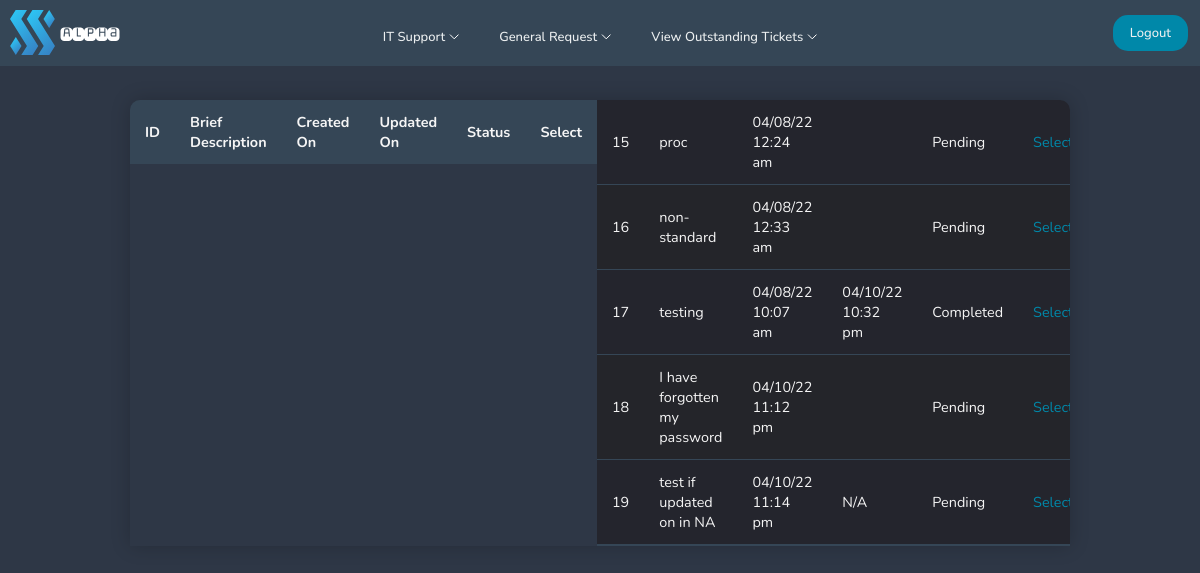
/pages/user-view-general-tickets.php (signed in), run on an earlier commit of the app's database.
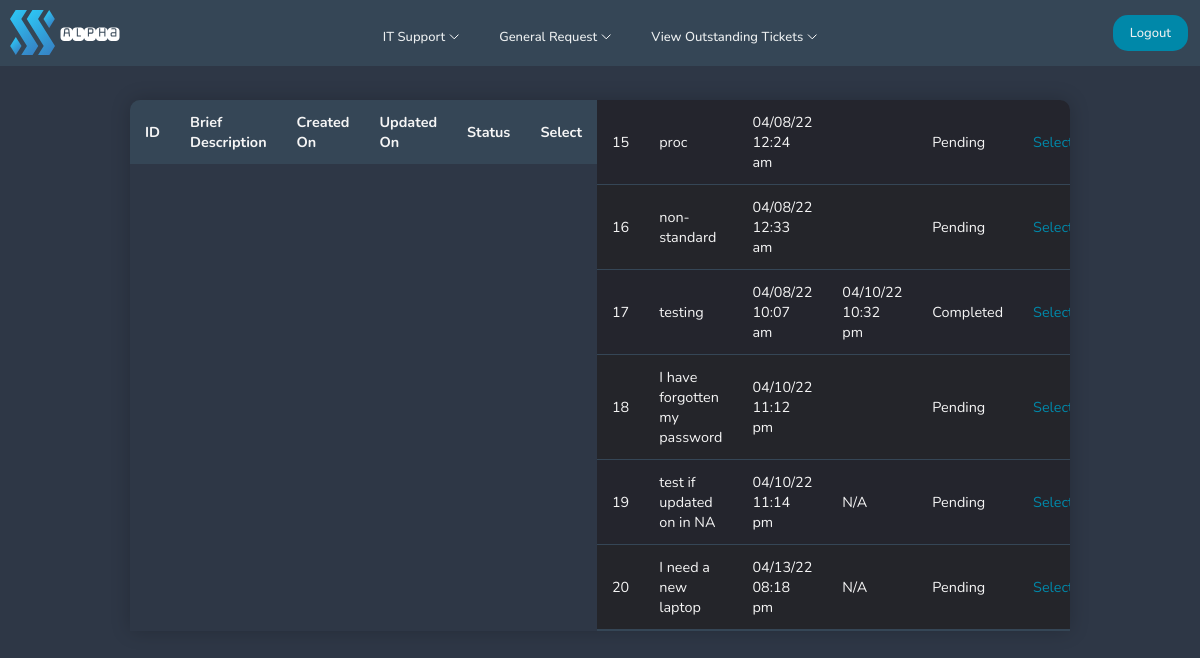
And on a later commit of the database.
### tables this page shows
CREATE TABLE "requestticket" (
	"id"	INTEGER,
	"user"	INTEGER,
	"type"	TEXT,
	"request"	TEXT,
	"brief"	TEXT,
	"full"	TEXT,
	"status"	TEXT,
	"createdon"	TEXT,
	"comment"	TEXT,
	"updatedon"	TEXT,
	PRIMARY KEY("id" AUTOINCREMENT)
);

### pages/user-view-general-tickets.php (the view, shortened to what this page needs)
<!DOCTYPE html>
<html lang="en">
<head>
    <?php include'../navigation/userdashnavbar.php';
    require ('../config/dbcon.php'); ?>
    <link rel="stylesheet" href="../navigation/userdashnavbar.css">
    <link rel="stylesheet" href="../css/usertickettable.css">
    <link rel="stylesheet" href="../css/user-select-button.css">
</head>
<body bgcolor="#2E3746">
<?php
$user = $_SESSION['id'];
$query = "SELECT * FROM requestticket where user = $user";
$statement = $conn->prepare($query);
$statement->execute();
$statement->setFetchMode(PDO::FETCH_OBJ);
$result = $statement->fetchAll();
?>
<table class="ticket-table">
    <thead>
    <tr>
        <th>ID</th>
        <th>Brief Description</th>
        <th>Created On</th>
        <th>Updated On</th>
        <th>Status</th>
        <th>Select</th>
    </tr>
    </thead>
    <?php foreach($result as $data) { ?>
        <tr>
            <td><?= $data->id; ?> </td>
            <td><?= $data->brief; ?> </td>
            <td><?= $data->createdon; ?> </td>
            <td><?= $data->updatedon; ?> </td>
            <td><?= $data->status; ?> </td>
            <td>
                <a style="text-decoration: none;" href="../pages/user-select-general-ticket.php?id=<?= $data->id; ?>" class="selectbutton">Select</a>
            </td>
        </tr>
        <?php
    }
    ?>
</table>
</body>
</html>

### navigation/userdashnavbar.php (shortened to what this page needs)
<!DOCTYPE html>
    <head>
        <link rel="stylesheet" href="navigation/userdashnavbar.css">
    </head>
    <body>
        <header>
            <a class="logo" href="/"><img src="../images/logo.svg" width="45" height="45" alt="logo"></a>
            <a class="logo2" href="/"><img src="../images/alpha.svg" width="60" height="60" alt="logo"></a>
            <nav>
                <ul class="nav__links">
                    <li><a href="../pages/user-create-it.php">IT Support</a></li>
                    <li><a href="../pages/user-create-request.php">General Request</a></li>
                    <li><a class="viewticketbutton" href="../pages/user-ticket-type-selection.php">View Outstanding Tickets</a></li>
                </ul>
            </nav>
            <a class="cta" href="../pages/home.php">Logout</a>
        </header>
    </body>
</html>

### navigation/userdashnavbar.css (style rules this page uses)
* { box-sizing: border-box; margin: 0; padding: 0; }
header { width: 100%; top: 0; left: 0; position: fixed; z-index: 100; padding: 20px 10%; background-color: #354656 ; }
.logo { position: fixed; top: 10px; left: 10px; z-index: 9999; }
.logo2 { position: fixed; top: 4px; left: 60px; }
.nav__links a, .cta, .overlay__content a { display: flex; justify-content: center; font-family: "Nunito", sans-serif; font-size: small; font-weight: 500; color: #edf0f1; text-decoration: none; }
.nav__links a::after { content: url("../images/arrowdown.svg"); margin-left: 4px; }
.nav__links { list-style: none; display: flex; justify-content: center; padding-top: 8px; }
.nav__links li { padding: 0px 20px; }
.nav__links li a { transition: color 0.3s ease 0s; }
.cta { position: fixed; top: 15px; right: 12px; z-index: 9999; padding: 9px 17px; background-color: rgba(0, 136, 169, 1); border: none; border-radius: 15px; cursor: pointer; transition: background-color 0.3s ease 0s; }

### css/usertickettable.css (style rules this page uses)
* { box-sizing: border-box; font-family: "Nunito", sans-serif; }
.ticket-table { display: flex; table-layout: fixed; margin-top: 100px; margin-left: auto; margin-right: auto; margin-bottom: 100px; font-size: 0.9em; min-width: 940px; max-width: 940px; border-collapse: collapse; border-radius: 10px 10px 0 0; box-shadow: 0 0 20px rgba(0, 0 ,0, 0.20); overflow: hidden; }
.ticket-table thead tr { background-color: #354656; color: whitesmoke; text-align: left; font-weight: bold; }
.ticket-table th, .ticket-table td { max-width:180px; word-wrap:break-word; padding: 12px 15px; }
.ticket-table tbody tr { border-bottom: 1px solid #354656; color: whitesmoke; }
.ticket-table tbody tr:nth-of-type(even) { background-color: #24252a; }
.ticket-table tbody tr:nth-of-type(odd) { background-color: #24252d; }
.ticket-table tbody tr:last-of-type { border-bottom: 2px solid #354656; }

### css/user-select-button.css (style rules this page uses)
.selectbutton { text-decoration : none; color: #0088a9; transition: color 0.3s ease 0s; }

What changed in the data, as far as the page shows it:
added requestticket: id "20", brief "I need a new laptop", createdon "04/13/22 08:18 pm", updatedon "N/A", status "Pending"
